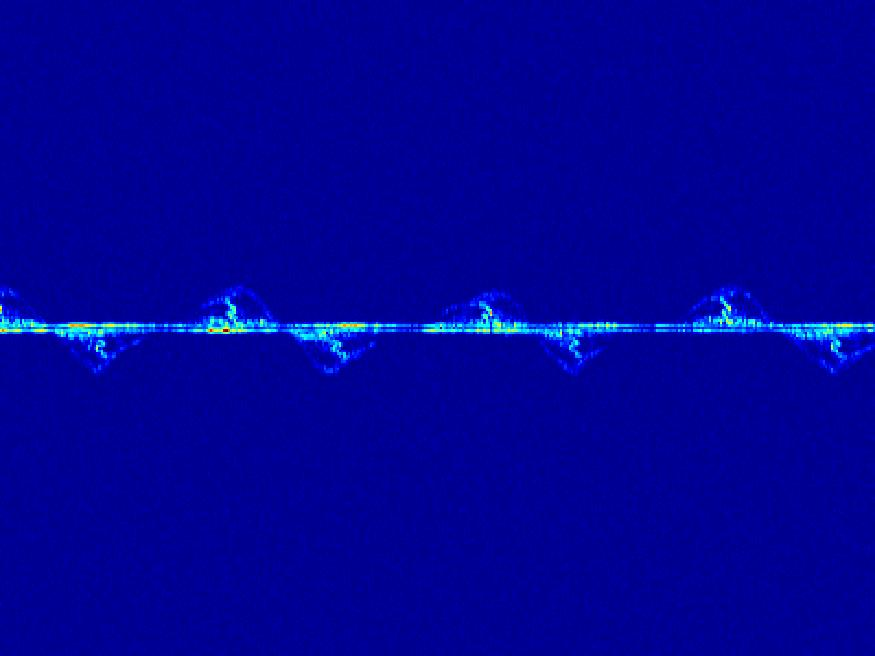
#> input picture data/original_data/Wava/129.jpg, 875 x 656 px, found by its file name; its folder holds only this picture in this run
$ python crop_fall_images.py
#> lines starting #> are read from the running program, lines starting #| are printed output that depends on the picture
import os
from PIL import Image
import numpy as np
from pathlib import Path


def crop_fall_images(
    input_dir='D:\Code\python\Micro-Doppler-vit\micro_doppler_ai\data\original_data\Wava',
    output_dir='D:\Code\python\Micro-Doppler-vit\micro_doppler_ai\data\cropped_data_448\Wava',
    crop_height=224,
    crop_width=224,
    stride=54
):
    """
    对Fall文件夹中的图像进行裁剪。
    从图像的中间提取224高度的区域，然后使用滑动窗口（步长112）提取224x224的块。

    Args:
        input_dir: 输入图像目录
        output_dir: 输出裁剪后图像的目录
        crop_height: 裁剪高度（从中间提取）
        crop_width: 裁剪宽度
        stride: 滑动窗口步长
    """
#> called with crop_height = 224, crop_width = 224, stride = 54

    # 创建输出目录
    os.makedirs(output_dir, exist_ok=True)

    # 获取所有图像文件
    image_files = sorted([
        f for f in os.listdir(input_dir)
        if f.lower().endswith(('.jpg', '.jpeg', '.png'))
    ])

    if not image_files:
        print(f"错误: 在 {input_dir} 中未找到图像文件")
        return

    print(f"{'='*70}")
    print(f"开始处理Fall图像裁剪")
    print(f"输入目录: {input_dir}")
    print(f"输出目录: {output_dir}")
    print(f"裁剪参数 - 高度: {crop_height}, 宽度: {crop_width}, 步长: {stride}")
    print(f"{'='*70}\n")

    total_crops = 0

    # 处理每张图像
    for img_idx, image_file in enumerate(image_files, 1):
        image_path = os.path.join(input_dir, image_file)

        try:
            # 打开图像
            img = Image.open(image_path)
#> img is the input picture: PIL image 875x656 RGB; mean R, G, B 1, 3.5, 150.3

            # 转换为RGB（如果需要）
            if img.mode != 'RGB':
                img = img.convert('RGB')

            # 获取图像尺寸
            img_width, img_height = img.size
#> img_width = 875; img_height = 656

            print(f"[{img_idx}/{len(image_files)}] 处理: {image_file}")
            print(f"  原始尺寸: {img_width}x{img_height}")
#|   原始尺寸: 875x656

            # 检查图像是否足够高
            if img_height < crop_height:
                print(f"  警告: 图像高度({img_height}) < 裁剪高度({crop_height})，跳过")
                continue

            # 计算中间区域的起始y坐标
            # 从图像中间提取crop_height高度的区域
            center_y = img_height // 2
#> center_y = 328
            start_y = center_y - crop_height // 2
#> start_y = 216

            # 确保裁剪区域在图像内
            if start_y < 0:
                start_y = 0
            if start_y + crop_height > img_height:
                start_y = img_height - crop_height

            # 从中间高度区域裁剪
            img_middle = img.crop((0, start_y, img_width, start_y + crop_height))
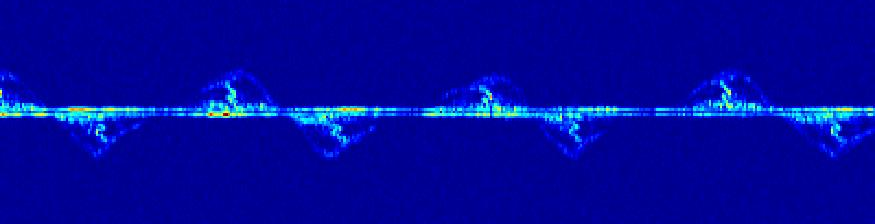
#> img_middle: PIL image 875x224 RGB; mean R, G, B 2.5, 9.8, 155.9
            middle_width = img_middle.width
#> middle_width = 875

            print(f"  中间高度区域: y范围 [{start_y}, {start_y + crop_height}]")
#|   中间高度区域: y范围 [216, 440]
            print(f"  中间区域尺寸: {middle_width}x{crop_height}")
#|   中间区域尺寸: 875x224

            # 使用步长进行滑动窗口裁剪
            crop_count = 0
            for x_pos in range(0, middle_width - crop_width + 1, stride):
                # 裁剪224x224块
                crop_box = (x_pos, 0, x_pos + crop_width, crop_height)
                cropped_img = img_middle.crop(crop_box)

                # 生成输出文件名 (原文件名_块序号)
                base_name = Path(image_file).stem
                output_filename = f"{base_name}_crop_{crop_count}.jpg"
                output_path = os.path.join(output_dir, output_filename)

                # 保存裁剪后的图像
                cropped_img.save(output_path, 'JPEG', quality=95)
                crop_count += 1
                total_crops += 1
#> this loop made 13 passes
#> pass 1, in crop_fall_images, `cropped_img = img_middle.crop(crop_box)`:
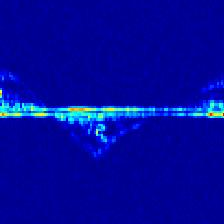
#> cropped_img: PIL image 224x224 RGB; mean R, G, B 2.9, 10.3, 155.3
#> pass 2, in crop_fall_images, `cropped_img = img_middle.crop(crop_box)`:
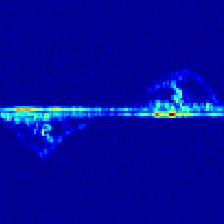
#> cropped_img: PIL image 224x224 RGB; mean R, G, B 2.9, 10.5, 155.8
#> pass 3, in crop_fall_images, `cropped_img = img_middle.crop(crop_box)`:
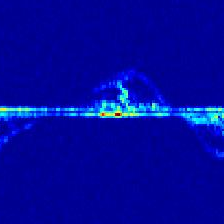
#> cropped_img: PIL image 224x224 RGB; mean R, G, B 2.5, 9.5, 155.7
#> after the loop:
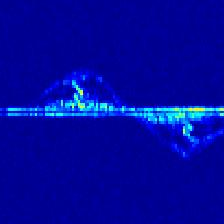
#> cropped_img: PIL image 224x224 RGB; mean R, G, B 2.1, 9.4, 156.5
#> after the loop, crop_count = 13; total_crops = 13

            print(f"  生成裁剪块数: {crop_count}")
#|   生成裁剪块数: 13
            print()

        except Exception as e:
            print(f"  错误: 处理 {image_file} 失败 - {e}\n")

    print(f"{'='*70}")
    print(f"处理完成！")
    print(f"原始图像数: {len(image_files)}")
    print(f"总裁剪块数: {total_crops}")
#| 总裁剪块数: 13
    print(f"输出目录: {output_dir}")
#| 输出目录: D:\Code\python\Micro-Doppler-vit\micro_doppler_ai\data\cropped_data_448\Wava
    print(f"{'='*70}")


if __name__ == '__main__':
    crop_fall_images()
